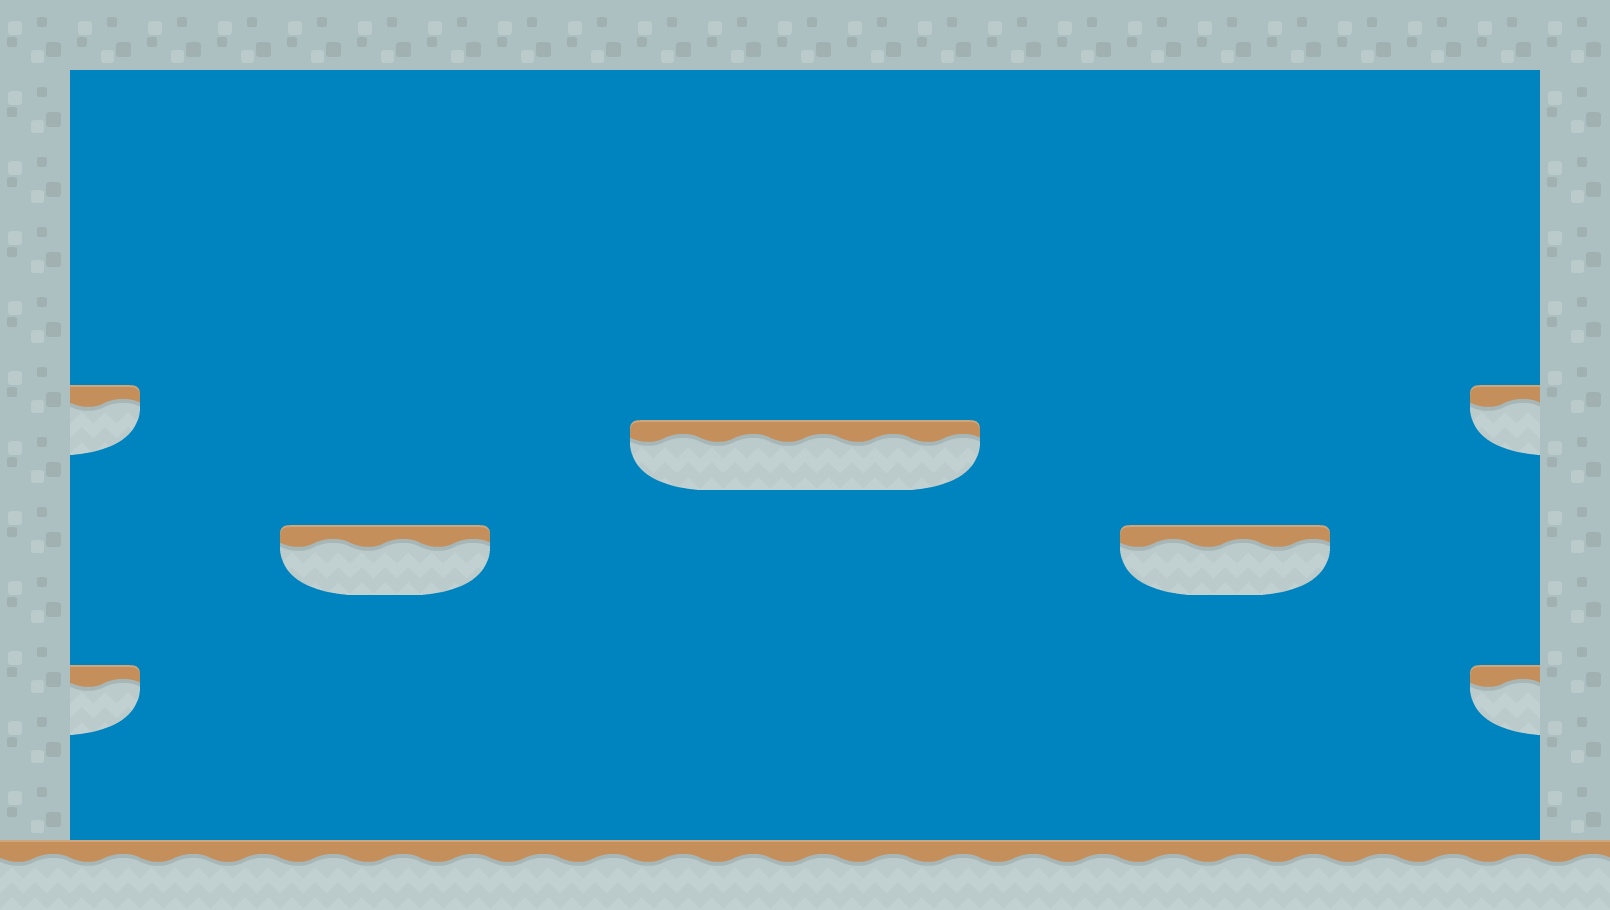

The image is a tile-based game level rendered from a .tmx file. Its description and complete source (layers, tilesets, objects, tile grids) follow:
An orthogonal 46x26 tile map with 35x35 px tiles, 3 tile layers (Background, Walls, Platforms).

<map version="1.0" orientation="orthogonal" renderorder="right-down" width="46" height="26" tilewidth="35" tileheight="35" nextobjectid="1">
 <tileset firstgid="1" name="tileset" tilewidth="70" tileheight="70" spacing="2" margin="2" tilecount="196" columns="14">
  <image source="tileset.png" width="1024" height="1024" />
 </tileset>
 <layer name="Background" width="46" height="26">
  <data encoding="csv">
0,0,0,0,0,0,0,0,0,0,0,0,0,0,0,0,0,0,0,0,0,0,0,0,0,0,0,0,0,0,0,0,0,0,0,0,0,0,0,0,0,0,0,0,0,0,
0,0,0,0,0,0,0,0,0,0,0,0,0,0,0,0,0,0,0,0,0,0,0,0,0,0,0,0,0,0,0,0,0,0,0,0,0,0,0,0,0,0,0,0,0,0,
0,0,0,0,0,0,0,0,0,0,0,0,0,0,0,0,0,0,0,0,0,0,0,0,0,0,0,0,0,0,0,0,0,0,0,0,0,0,0,0,0,0,0,0,0,0,
0,0,8,8,8,8,8,8,8,8,8,8,8,8,8,8,8,8,8,8,8,8,8,8,8,8,8,8,8,8,8,8,8,8,8,8,8,8,8,8,8,8,8,8,0,0,
0,0,8,8,8,8,0,0,0,8,8,8,8,8,8,8,8,8,8,8,8,8,8,8,8,8,0,0,0,0,0,0,0,0,0,0,0,8,8,8,8,8,0,8,0,0,
0,0,8,0,8,8,8,8,8,8,8,8,8,8,8,8,8,8,8,8,8,8,8,8,8,8,8,8,8,8,8,8,8,8,8,8,8,8,8,8,8,0,8,8,0,0,
0,0,8,8,8,8,8,8,8,8,0,0,8,8,8,8,8,8,8,8,8,8,8,8,8,8,8,8,8,8,8,8,8,8,8,8,8,8,8,8,8,8,8,8,0,0,
0,0,8,8,8,8,8,8,8,8,8,8,0,0,0,0,0,0,0,0,0,0,0,0,0,0,0,0,0,0,0,0,0,0,0,0,0,0,0,0,0,0,0,8,0,0,
0,0,8,8,8,8,8,8,0,8,8,8,8,8,8,8,8,8,8,8,8,8,8,8,8,8,8,8,8,8,8,8,8,8,8,8,8,8,8,8,8,8,8,8,8,0,
0,0,8,8,8,0,8,8,8,8,8,8,8,8,8,8,8,8,8,8,8,8,8,8,8,8,8,8,8,8,8,8,8,8,8,8,8,8,8,8,8,8,8,8,8,0,
0,0,8,8,8,8,8,8,0,0,0,0,0,0,0,0,0,0,0,0,0,0,0,0,0,0,0,0,0,0,0,0,0,0,0,0,0,0,0,0,0,8,8,8,0,0,
0,0,8,8,8,8,8,8,8,8,8,8,8,8,8,8,8,8,8,8,8,8,8,8,8,8,8,8,8,8,8,8,8,8,8,8,8,8,8,8,8,8,8,8,0,0,
0,0,8,8,8,8,8,8,0,0,0,0,0,0,0,0,0,8,0,0,0,0,0,0,0,0,0,0,0,0,0,0,0,0,0,0,0,0,8,8,8,0,0,8,0,0,
0,0,8,8,0,8,8,8,8,8,8,8,8,8,8,8,8,8,8,8,8,8,8,8,8,8,8,8,8,8,8,8,8,8,8,8,8,8,8,8,8,8,8,8,0,0,
0,0,8,8,8,8,0,8,8,8,8,8,8,8,8,8,8,8,8,8,8,8,8,8,8,8,8,8,8,0,0,0,0,0,0,0,0,8,8,0,8,8,8,8,8,0,
0,0,0,8,8,8,8,8,8,0,0,0,0,0,8,8,0,0,0,0,8,8,8,8,0,0,0,8,8,8,8,8,8,8,8,8,8,8,8,8,8,8,0,0,8,0,
0,0,8,8,8,8,8,8,8,8,8,8,8,8,8,8,8,8,8,8,8,8,8,8,8,8,8,8,8,8,8,8,8,8,8,8,8,8,8,8,0,8,8,8,0,0,
0,0,8,8,0,0,0,0,8,8,8,8,0,0,0,0,8,8,8,8,8,8,8,8,8,8,8,8,8,8,8,0,0,8,8,8,8,8,8,8,8,8,8,8,0,0,
0,0,8,8,8,8,8,8,8,8,8,8,8,8,8,8,8,8,8,8,8,8,8,8,8,8,8,8,8,8,8,8,8,8,8,8,8,8,8,8,8,8,8,8,0,0,
0,0,0,8,8,8,8,8,8,8,8,8,8,0,0,0,0,8,0,0,0,0,8,8,8,8,0,0,0,0,0,0,0,0,0,0,0,0,0,0,0,8,8,8,0,0,
0,0,8,8,8,8,8,8,8,8,0,0,8,8,8,8,8,8,8,8,8,8,8,8,8,8,8,8,8,8,8,8,8,8,8,8,8,8,8,8,8,8,0,8,0,0,
0,0,0,0,0,0,0,0,8,8,8,8,8,8,8,8,8,8,8,8,8,8,8,8,8,8,8,8,8,8,8,8,8,8,8,8,8,8,8,8,8,8,8,8,0,0,
0,0,8,8,8,8,8,8,8,8,8,8,8,8,8,8,8,8,8,8,8,8,8,8,8,8,8,8,8,8,8,8,8,8,8,8,8,8,8,8,8,8,8,8,8,8,
0,0,8,8,8,8,8,8,8,8,8,8,8,8,8,8,8,8,8,8,8,8,8,8,8,8,8,8,8,8,8,8,8,8,8,8,8,8,8,8,8,8,8,8,8,0,
0,0,0,0,0,0,0,0,0,0,0,0,0,0,0,0,0,0,0,0,8,8,0,0,0,0,0,0,8,0,0,0,0,0,0,0,0,0,0,0,0,0,0,0,0,0,
0,0,0,0,0,0,0,0,0,0,0,0,0,0,0,0,0,0,0,0,0,8,8,0,0,0,0,0,8,0,0,0,0,0,0,0,0,0,0,0,0,0,0,0,0,0
</data>
 </layer>
 <layer name="Walls" width="46" height="26">
  <data encoding="csv">
0,0,0,0,0,0,0,0,0,0,0,0,0,0,0,0,0,0,0,0,0,0,0,0,0,0,0,0,0,0,0,0,0,0,0,0,0,0,0,0,0,0,0,0,0,0,
142,0,142,0,142,0,142,0,142,0,142,0,142,0,142,0,142,0,142,0,142,0,142,0,142,0,142,0,142,0,142,0,142,0,142,0,142,0,142,0,142,0,142,0,142,0,
0,0,0,0,0,0,0,0,0,0,0,0,0,0,0,0,0,0,0,0,0,0,0,0,0,0,0,0,0,0,0,0,0,0,0,0,0,0,0,0,0,0,0,0,0,0,
142,0,0,0,0,0,0,0,0,0,0,0,0,0,0,0,0,0,0,0,0,0,0,0,0,0,0,0,0,0,0,0,0,0,0,0,0,0,0,0,0,0,0,0,142,0,
0,0,0,0,0,0,0,0,0,0,0,0,0,0,0,0,0,0,0,0,0,0,0,0,0,0,0,0,0,0,0,0,0,0,0,0,0,0,0,0,0,0,0,0,0,0,
142,0,0,0,0,0,0,0,0,0,0,0,0,0,0,0,0,0,0,0,0,0,0,0,0,0,0,0,0,0,0,0,0,0,0,0,0,0,0,0,0,0,0,0,142,0,
0,0,0,0,0,0,0,0,0,0,0,0,0,0,0,0,0,0,0,0,0,0,0,0,0,0,0,0,0,0,0,0,0,0,0,0,0,0,0,0,0,0,0,0,0,0,
142,0,0,0,0,0,0,0,0,0,0,0,0,0,0,0,0,0,0,0,0,0,0,0,0,0,0,0,0,0,0,0,0,0,0,0,0,0,0,0,0,0,0,0,142,0,
0,0,0,0,0,0,0,0,0,0,0,0,0,0,0,0,0,0,0,0,0,0,0,0,0,0,0,0,0,0,0,0,0,0,0,0,0,0,0,0,0,0,0,0,0,0,
142,0,0,0,0,0,0,0,0,0,0,0,0,0,0,0,0,0,0,0,0,0,0,0,0,0,0,0,0,0,0,0,0,0,0,0,0,0,0,0,0,0,0,0,142,0,
0,0,0,0,0,0,0,0,0,0,0,0,0,0,0,0,0,0,0,0,0,0,0,0,0,0,0,0,0,0,0,0,0,0,0,0,0,0,0,0,0,0,0,0,0,0,
142,0,0,0,0,0,0,0,0,0,0,0,0,0,0,0,0,0,0,0,0,0,0,0,0,0,0,0,0,0,0,0,0,0,0,0,0,0,0,0,0,0,0,0,142,0,
0,0,0,0,0,0,0,0,0,0,0,0,0,0,0,0,0,0,0,0,0,0,0,0,0,0,0,0,0,0,0,0,0,0,0,0,0,0,0,0,0,0,0,0,0,0,
142,0,0,0,0,0,0,0,0,0,0,0,0,0,0,0,0,0,0,0,0,0,0,0,0,0,0,0,0,0,0,0,0,0,0,0,0,0,0,0,0,0,0,0,142,0,
0,0,0,0,0,0,0,0,0,0,0,0,0,0,0,0,0,0,0,0,0,0,0,0,0,0,0,0,0,0,0,0,0,0,0,0,0,0,0,0,0,0,0,0,0,0,
142,0,0,0,0,0,0,0,0,0,0,0,0,0,0,0,0,0,0,0,0,0,0,0,0,0,0,0,0,0,0,0,0,0,0,0,0,0,0,0,0,0,0,0,142,0,
0,0,0,0,0,0,0,0,0,0,0,0,0,0,0,0,0,0,0,0,0,0,0,0,0,0,0,0,0,0,0,0,0,0,0,0,0,0,0,0,0,0,0,0,0,0,
142,0,0,0,0,0,0,0,0,0,0,0,0,0,0,0,0,0,0,0,0,0,0,0,0,0,0,0,0,0,0,0,0,0,0,0,0,0,0,0,0,0,0,0,142,0,
0,0,0,0,0,0,0,0,0,0,0,0,0,0,0,0,0,0,0,0,0,0,0,0,0,0,0,0,0,0,0,0,0,0,0,0,0,0,0,0,0,0,0,0,0,0,
142,0,0,0,0,0,0,0,0,0,0,0,0,0,0,0,0,0,0,0,0,0,0,0,0,0,0,0,0,0,0,0,0,0,0,0,0,0,0,0,0,0,0,0,142,0,
0,0,0,0,0,0,0,0,0,0,0,0,0,0,0,0,0,0,0,0,0,0,0,0,0,0,0,0,0,0,0,0,0,0,0,0,0,0,0,0,0,0,0,0,0,0,
142,0,0,0,0,0,0,0,0,0,0,0,0,0,0,0,0,0,0,0,0,0,0,0,0,0,0,0,0,0,0,0,0,0,0,0,0,0,0,0,0,0,0,0,142,0,
0,0,0,0,0,0,0,0,0,0,0,0,0,0,0,0,0,0,0,0,0,0,0,0,0,0,0,0,0,0,0,0,0,0,0,0,0,0,0,0,0,0,0,0,0,0,
142,0,0,0,0,0,0,0,0,0,0,0,0,0,0,0,0,0,0,0,0,0,0,0,0,0,0,0,0,0,0,0,0,0,0,0,0,0,0,0,0,0,0,0,142,0,
0,0,0,0,0,0,0,0,0,0,0,0,0,0,0,0,0,0,0,0,0,0,0,0,0,0,0,0,0,0,0,0,0,0,0,0,0,0,0,0,0,0,0,0,0,0,
0,0,0,0,0,0,0,0,0,0,0,0,0,0,0,0,0,0,0,0,0,0,0,0,0,0,0,0,0,0,0,0,0,0,0,0,0,0,0,0,0,0,0,0,0,0
</data>
 </layer>
 <layer name="Platforms" width="46" height="26">
  <data encoding="csv">
0,0,0,0,0,0,0,0,0,0,0,0,0,0,0,0,0,0,0,0,0,0,0,0,0,0,0,0,0,0,0,0,0,0,0,0,0,0,0,0,0,0,0,0,0,0,
0,0,0,0,0,0,0,0,0,0,0,0,0,0,0,0,0,0,0,0,0,0,0,0,0,0,0,0,0,0,0,0,0,0,0,0,0,0,0,0,0,0,0,0,0,0,
0,0,0,0,0,0,0,0,0,0,0,0,0,0,0,0,0,0,0,0,0,0,0,0,0,0,0,0,0,0,0,0,0,0,0,0,0,0,0,0,0,0,0,0,0,0,
0,0,0,0,0,0,0,0,0,0,0,0,0,0,0,0,0,0,0,0,0,0,0,0,0,0,0,0,0,0,0,0,0,0,0,0,0,0,0,0,0,0,0,0,0,0,
0,0,0,0,0,0,0,0,0,0,0,0,0,0,0,0,0,0,0,0,0,0,0,0,0,0,0,0,0,0,0,0,0,0,0,0,0,0,0,0,0,0,0,0,0,0,
0,0,0,0,0,0,0,0,0,0,0,0,0,0,0,0,0,0,0,0,0,0,0,0,0,0,0,0,0,0,0,0,0,0,0,0,0,0,0,0,0,0,0,0,0,0,
0,0,0,0,0,0,0,0,0,0,0,0,0,0,0,0,0,0,0,0,0,0,0,0,0,0,0,0,0,0,0,0,0,0,0,0,0,0,0,0,0,0,0,0,0,0,
0,0,0,0,0,0,0,0,0,0,0,0,0,0,0,0,0,0,0,0,0,0,0,0,0,0,0,0,0,0,0,0,0,0,0,0,0,0,0,0,0,0,0,0,0,0,
0,0,0,0,0,0,0,0,0,0,0,0,0,0,0,0,0,0,0,0,0,0,0,0,0,0,0,0,0,0,0,0,0,0,0,0,0,0,0,0,0,0,0,0,0,0,
0,0,0,0,0,0,0,0,0,0,0,0,0,0,0,0,0,0,0,0,0,0,0,0,0,0,0,0,0,0,0,0,0,0,0,0,0,0,0,0,0,0,0,0,0,0,
0,0,0,0,0,0,0,0,0,0,0,0,0,0,0,0,0,0,0,0,0,0,0,0,0,0,0,0,0,0,0,0,0,0,0,0,0,0,0,0,0,0,0,0,0,0,
0,0,0,0,0,0,0,0,0,0,0,0,0,0,0,0,0,0,0,0,0,0,0,0,0,0,0,0,0,0,0,0,0,0,0,0,0,0,0,0,0,0,0,0,0,0,
0,0,117,0,0,0,0,0,0,0,0,0,0,0,0,0,0,0,0,0,0,0,0,0,0,0,0,0,0,0,0,0,0,0,0,0,0,0,0,0,0,0,116,0,0,0,
0,0,0,0,0,0,0,0,0,0,0,0,0,0,0,0,0,0,116,0,86,0,86,0,86,0,117,0,0,0,0,0,0,0,0,0,0,0,0,0,0,0,0,0,0,0,
0,0,0,0,0,0,0,0,0,0,0,0,0,0,0,0,0,0,0,0,0,0,0,0,0,0,0,0,0,0,0,0,0,0,0,0,0,0,0,0,0,0,0,0,0,0,
0,0,0,0,0,0,0,0,0,0,0,0,0,0,0,0,0,0,0,0,0,0,0,0,0,0,0,0,0,0,0,0,0,0,0,0,0,0,0,0,0,0,0,0,0,0,
0,0,0,0,0,0,0,0,116,0,86,0,117,0,0,0,0,0,0,0,0,0,0,0,0,0,0,0,0,0,0,0,116,0,86,0,117,0,0,0,0,0,0,0,0,0,
0,0,0,0,0,0,0,0,0,0,0,0,0,0,0,0,0,0,0,0,0,0,0,0,0,0,0,0,0,0,0,0,0,0,0,0,0,0,0,0,0,0,0,0,0,0,
0,0,0,0,0,0,0,0,0,0,0,0,0,0,0,0,0,0,0,0,0,0,0,0,0,0,0,0,0,0,0,0,0,0,0,0,0,0,0,0,0,0,0,0,0,0,
0,0,0,0,0,0,0,0,0,0,0,0,0,0,0,0,0,0,0,0,0,0,0,0,0,0,0,0,0,0,0,0,0,0,0,0,0,0,0,0,0,0,0,0,0,0,
0,0,117,0,0,0,0,0,0,0,0,0,0,0,0,0,0,0,0,0,0,0,0,0,0,0,0,0,0,0,0,0,0,0,0,0,0,0,0,0,0,0,116,0,0,0,
0,0,0,0,0,0,0,0,0,0,0,0,0,0,0,0,0,0,0,0,0,0,0,0,0,0,0,0,0,0,0,0,0,0,0,0,0,0,0,0,0,0,0,0,0,0,
0,0,0,0,0,0,0,0,0,0,0,0,0,0,0,0,0,0,0,0,0,0,0,0,0,0,0,0,0,0,0,0,0,0,0,0,0,0,0,0,0,0,0,0,0,0,
0,0,0,0,0,0,0,0,0,0,0,0,0,0,0,0,0,0,0,0,0,0,0,0,0,0,0,0,0,0,0,0,0,0,0,0,0,0,0,0,0,0,0,0,0,0,
0,0,0,0,0,0,0,0,0,0,0,0,0,0,0,0,0,0,0,0,0,0,0,0,0,0,0,0,0,0,0,0,0,0,0,0,0,0,0,0,0,0,0,0,0,0,
86,0,86,0,86,0,86,0,86,0,86,0,86,0,86,0,86,0,86,0,86,0,86,0,86,0,86,0,86,0,86,0,86,0,86,0,86,0,86,0,86,0,86,0,86,0
</data>
 </layer>
</map>